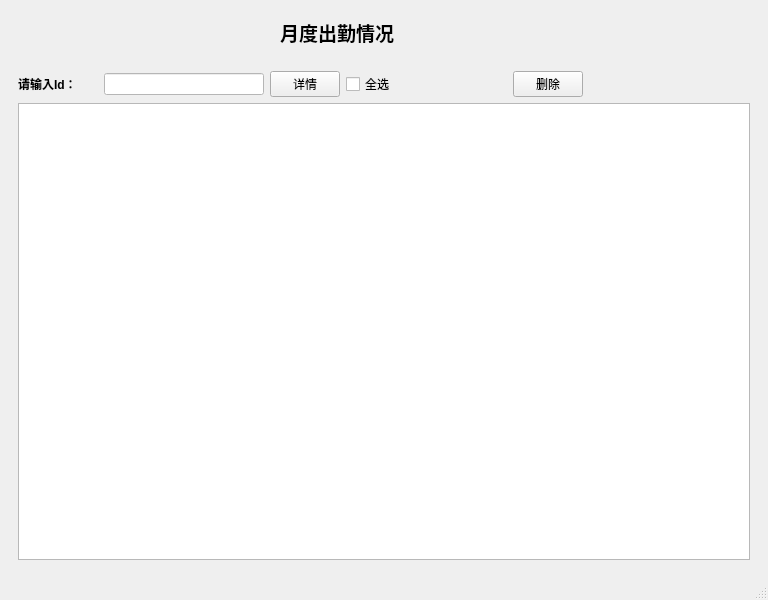
<?xml version="1.0" encoding="UTF-8"?>
<ui version="4.0">
 <class>PTHREE</class>
 <widget class="QMainWindow" name="PTHREE">
  <property name="geometry">
   <rect>
    <x>0</x>
    <y>0</y>
    <width>768</width>
    <height>600</height>
   </rect>
  </property>
  <property name="minimumSize">
   <size>
    <width>720</width>
    <height>600</height>
   </size>
  </property>
  <property name="windowTitle">
   <string>月度出勤统计</string>
  </property>
  <property name="windowIcon">
   <iconset resource="../../../Documents/de/photos.qrc">
    <normaloff>:/build-de-Desktop_Qt_5_12_2_MinGW_64_bit-Debug/03.jpg</normaloff>:/build-de-Desktop_Qt_5_12_2_MinGW_64_bit-Debug/03.jpg</iconset>
  </property>
  <widget class="QWidget" name="centralwidget">
   <property name="styleSheet">
    <string notr="true">
</string>
   </property>
   <layout class="QGridLayout" name="gridLayout">
    <item row="0" column="0">
     <widget class="QWidget" name="widget" native="true">
      <property name="styleSheet">
       <string notr="true">color: rgb(255, 255, 255);</string>
      </property>
      <layout class="QGridLayout" name="gridLayout_2" columnstretch="1,0,0,0,0">
       <item row="0" column="2">
        <widget class="QLabel" name="label_3">
         <property name="font">
          <font>
           <family>幼圆</family>
           <pointsize>14</pointsize>
          </font>
         </property>
         <property name="styleSheet">
          <string notr="true">color: rgb(0, 0, 0);</string>
         </property>
         <property name="text">
          <string>&lt;html&gt;&lt;head/&gt;&lt;body&gt;&lt;p&gt;&lt;span style=&quot; font-weight:600;&quot;&gt;月度出勤情况&lt;/span&gt;&lt;/p&gt;&lt;/body&gt;&lt;/html&gt;</string>
         </property>
         <property name="alignment">
          <set>Qt::AlignCenter</set>
         </property>
        </widget>
       </item>
       <item row="0" column="4">
        <widget class="QWidget" name="widget_2" native="true">
         <widget class="QLabel" name="label_4">
          <property name="geometry">
           <rect>
            <x>9</x>
            <y>9</y>
            <width>26</width>
            <height>16</height>
           </rect>
          </property>
          <property name="minimumSize">
           <size>
            <width>26</width>
            <height>15</height>
           </size>
          </property>
          <property name="maximumSize">
           <size>
            <width>40</width>
            <height>40</height>
           </size>
          </property>
          <property name="styleSheet">
           <string notr="true">border-image: url(:/new/prefix1/build-untitled1-Desktop_Qt_5_12_2_MinGW_64_bit-Debug/renwu.jpg);</string>
          </property>
          <property name="text">
           <string/>
          </property>
         </widget>
        </widget>
       </item>
       <item row="0" column="0">
        <spacer name="horizontalSpacer">
         <property name="orientation">
          <enum>Qt::Horizontal</enum>
         </property>
         <property name="sizeHint" stdset="0">
          <size>
           <width>262</width>
           <height>20</height>
          </size>
         </property>
        </spacer>
       </item>
      </layout>
     </widget>
    </item>
    <item row="0" column="1">
     <layout class="QHBoxLayout" name="horizontalLayout_2">
      <item>
       <spacer name="horizontalSpacer_3">
        <property name="orientation">
         <enum>Qt::Horizontal</enum>
        </property>
        <property name="sizeHint" stdset="0">
         <size>
          <width>40</width>
          <height>20</height>
         </size>
        </property>
       </spacer>
      </item>
     </layout>
    </item>
    <item row="1" column="0" colspan="2">
     <widget class="QStackedWidget" name="stackedWidget">
      <property name="styleSheet">
       <string notr="true"/>
      </property>
      <property name="currentIndex">
       <number>0</number>
      </property>
      <widget class="QWidget" name="page">
       <layout class="QGridLayout" name="gridLayout_4">
        <item row="4" column="4">
         <widget class="QPushButton" name="pushButton_3">
          <property name="maximumSize">
           <size>
            <width>70</width>
            <height>16777215</height>
           </size>
          </property>
          <property name="text">
           <string>删除</string>
          </property>
         </widget>
        </item>
        <item row="4" column="0">
         <widget class="QLabel" name="label_2">
          <property name="maximumSize">
           <size>
            <width>80</width>
            <height>16777215</height>
           </size>
          </property>
          <property name="text">
           <string>&lt;html&gt;&lt;head/&gt;&lt;body&gt;&lt;p&gt;&lt;span style=&quot; font-weight:600;&quot;&gt;请输入Id：&lt;/span&gt;&lt;/p&gt;&lt;/body&gt;&lt;/html&gt;</string>
          </property>
         </widget>
        </item>
        <item row="4" column="2">
         <widget class="QPushButton" name="pushButton_2">
          <property name="maximumSize">
           <size>
            <width>70</width>
            <height>16777215</height>
           </size>
          </property>
          <property name="text">
           <string>详情</string>
          </property>
         </widget>
        </item>
        <item row="4" column="3">
         <widget class="QCheckBox" name="checkBox">
          <property name="text">
           <string>全选</string>
          </property>
         </widget>
        </item>
        <item row="4" column="1">
         <widget class="QLineEdit" name="lineEdit">
          <property name="maximumSize">
           <size>
            <width>160</width>
            <height>16777215</height>
           </size>
          </property>
          <property name="styleSheet">
           <string notr="true">background-color: rgb(255, 255, 255);</string>
          </property>
         </widget>
        </item>
        <item row="6" column="0" colspan="6">
         <widget class="QTableView" name="tableView"/>
        </item>
       </layout>
      </widget>
      <widget class="QWidget" name="page_2">
       <property name="styleSheet">
        <string notr="true">color: rgb(0, 0, 0);</string>
       </property>
      </widget>
     </widget>
    </item>
   </layout>
  </widget>
  <widget class="QMenuBar" name="menubar">
   <property name="geometry">
    <rect>
     <x>0</x>
     <y>0</y>
     <width>768</width>
     <height>25</height>
    </rect>
   </property>
  </widget>
  <widget class="QStatusBar" name="statusbar"/>
 </widget>
 <resources>
  <include location="../../../Documents/de/photos.qrc"/>
 </resources>
 <connections/>
</ui>
